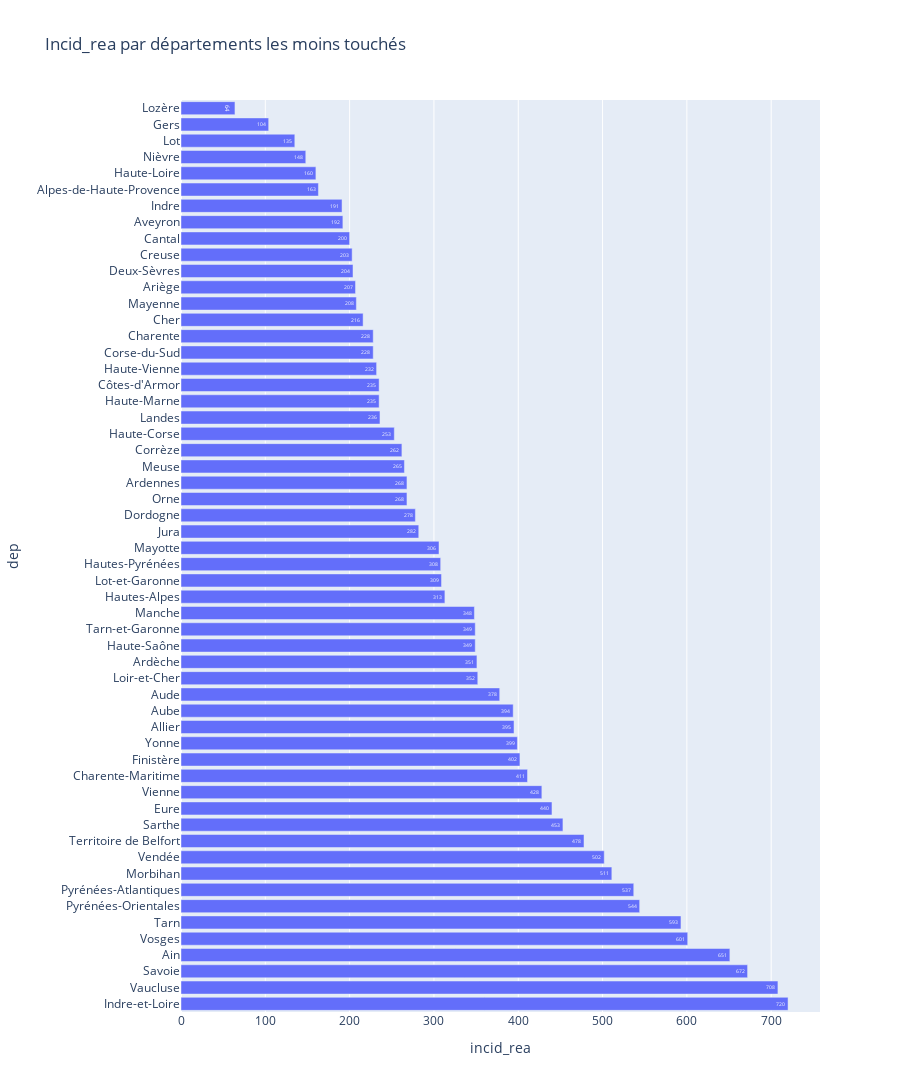

The cell this chart's notebook holds for it:
### Code cell
fig = px.bar(df1_global.sort_values('incid_rea',ascending=True)[:56][::-1],
             x='incid_rea',y='dep',title='Incid_rea par départements les moins touchés',text='incid_rea', height=1300, orientation='h')
fig.show()

### Figure 1 — Plotly figure (JSON) as saved in the notebook; plotly's stock layout.template omitted (floating-point values rounded to 4 significant figures)
{"data": [{"alignmentgroup": "True", "hovertemplate": "incid_rea=%{text}<br>dep=%{y}<extra></extra>", "legendgroup": "", "marker": {"color": "#636efa"}, "name": "", "offsetgroup": "", "orientation": "h", "showlegend": false, "text": [720, 708, 672, 651, 601, 593, 544, 537, 511, 502, 478, 453, 440, 428, 411, 402, 399, 395, 394, 378, 352, 351, 349, 349, 348, 313, 309, 308, 306, 282, 278, 268, 268, 265, 262, 253, 236, 235, 235, 232, 228, 228, 216, 208, 207, 204, 203, 200, 192, 191, 163, 160, 148, 135, 104, 64], "textposition": "auto", "type": "bar", "x": [720, 708, 672, 651, 601, 593, 544, 537, 511, 502, 478, 453, 440, 428, 411, 402, 399, 395, 394, 378, 352, 351, 349, 349, 348, 313, 309, 308, 306, 282, 278, 268, 268, 265, 262, 253, 236, 235, 235, 232, 228, 228, 216, 208, 207, 204, 203, 200, 192, 191, 163, 160, 148, 135, 104, 64], "xaxis": "x", "y": ["Indre-et-Loire", "Vaucluse", "Savoie", "Ain", "Vosges", "Tarn", "Pyrénées-Orientales", "Pyrénées-Atlantiques", "Morbihan", "Vendée", "Territoire de Belfort", "Sarthe", "Eure", "Vienne", "Charente-Maritime", "Finistère", "Yonne", "Allier", "Aube", "Aude", "Loir-et-Cher", "Ardèche", "Haute-Saône", "Tarn-et-Garonne", "Manche", "Hautes-Alpes", "Lot-et-Garonne", "Hautes-Pyrénées", "Mayotte", "Jura", "Dordogne", "Orne", "Ardennes", "Meuse", "Corrèze", "Haute-Corse", "Landes", "Haute-Marne", "Côtes-d'Armor", "Haute-Vienne", "Corse-du-Sud", "Charente", "Cher", "Mayenne", "Ariège", "Deux-Sèvres", "Creuse", "Cantal", "Aveyron", "Indre", "Alpes-de-Haute-Provence", "Haute-Loire", "Nièvre", "Lot", "Gers", "Lozère"], "yaxis": "y"}], "layout": {"barmode": "relative", "height": 1300, "legend": {"tracegroupgap": 0}, "title": {"text": "Incid_rea par départements les moins touchés"}, "xaxis": {"anchor": "y", "domain": [0, 1], "title": {"text": "incid_rea"}}, "yaxis": {"anchor": "x", "domain": [0, 1], "title": {"text": "dep"}}}}
